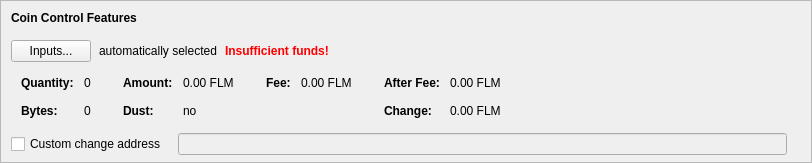
    <widget class="QFrame" name="frameCoinControl">
     <property name="sizePolicy">
      <sizepolicy hsizetype="Expanding" vsizetype="Expanding">
       <horstretch>0</horstretch>
       <verstretch>0</verstretch>
      </sizepolicy>
     </property>
     <property name="maximumSize">
      <size>
       <width>16777215</width>
       <height>16777215</height>
      </size>
     </property>
     <property name="frameShape">
      <enum>QFrame::StyledPanel</enum>
     </property>
     <property name="frameShadow">
      <enum>QFrame::Sunken</enum>
     </property>
     <layout class="QVBoxLayout" name="verticalLayoutCoinControl2">
      <property name="spacing">
       <number>0</number>
      </property>
      <property name="leftMargin">
       <number>0</number>
      </property>
      <property name="topMargin">
       <number>0</number>
      </property>
      <property name="rightMargin">
       <number>0</number>
      </property>
      <property name="bottomMargin">
       <number>6</number>
      </property>
      <item>
       <layout class="QVBoxLayout" name="verticalLayoutCoinControl" stretch="0,0,0,0,1">
        <property name="spacing">
         <number>0</number>
        </property>
        <property name="leftMargin">
         <number>10</number>
        </property>
        <property name="topMargin">
         <number>10</number>
        </property>
        <item>
         <layout class="QHBoxLayout" name="horizontalLayoutCoinControl1">
          <property name="bottomMargin">
           <number>15</number>
          </property>
          <item>
           <widget class="QLabel" name="labelCoinControlFeatures">
            <property name="sizePolicy">
             <sizepolicy hsizetype="Preferred" vsizetype="Maximum">
              <horstretch>0</horstretch>
              <verstretch>0</verstretch>
             </sizepolicy>
            </property>
            <property name="font">
             <font>
              <weight>75</weight>
              <bold>true</bold>
             </font>
            </property>
            <property name="styleSheet">
             <string notr="true">font-weight:bold;</string>
            </property>
            <property name="text">
             <string>Coin Control Features</string>
            </property>
           </widget>
          </item>
         </layout>
        </item>
        <item>
         <layout class="QHBoxLayout" name="horizontalLayoutCoinControl2" stretch="0,0,0,0">
          <property name="spacing">
           <number>8</number>
          </property>
          <property name="bottomMargin">
           <number>10</number>
          </property>
          <item>
           <widget class="QPushButton" name="pushButtonCoinControl">
            <property name="styleSheet">
             <string notr="true"/>
            </property>
            <property name="text">
             <string>Inputs...</string>
            </property>
            <property name="autoDefault">
             <bool>false</bool>
            </property>
           </widget>
          </item>
          <item>
           <widget class="QLabel" name="labelCoinControlAutomaticallySelected">
            <property name="text">
             <string>automatically selected</string>
            </property>
            <property name="margin">
             <number>5</number>
            </property>
           </widget>
          </item>
          <item>
           <widget class="QLabel" name="labelCoinControlInsuffFunds">
            <property name="font">
             <font>
              <weight>75</weight>
              <bold>true</bold>
             </font>
            </property>
            <property name="styleSheet">
             <string notr="true">color:red;font-weight:bold;</string>
            </property>
            <property name="text">
             <string>Insufficient funds!</string>
            </property>
            <property name="margin">
             <number>5</number>
            </property>
           </widget>
          </item>
          <item>
           <spacer name="horizontalSpacerCoinControl">
            <property name="orientation">
             <enum>Qt::Horizontal</enum>
            </property>
            <property name="sizeHint" stdset="0">
             <size>
              <width>40</width>
              <height>1</height>
             </size>
            </property>
           </spacer>
          </item>
         </layout>
        </item>
        <item>
         <widget class="QWidget" name="widgetCoinControl" native="true">
          <property name="sizePolicy">
           <sizepolicy hsizetype="Preferred" vsizetype="Preferred">
            <horstretch>0</horstretch>
            <verstretch>0</verstretch>
           </sizepolicy>
          </property>
          <property name="minimumSize">
           <size>
            <width>0</width>
            <height>0</height>
           </size>
          </property>
          <property name="styleSheet">
           <string notr="true"/>
          </property>
          <layout class="QHBoxLayout" name="horizontalLayoutCoinControl5">
           <property name="leftMargin">
            <number>0</number>
           </property>
           <property name="topMargin">
            <number>0</number>
           </property>
           <property name="rightMargin">
            <number>0</number>
           </property>
           <property name="bottomMargin">
            <number>0</number>
           </property>
           <item>
            <layout class="QHBoxLayout" name="horizontalLayoutCoinControl3" stretch="0,0,0,1">
             <property name="spacing">
              <number>20</number>
             </property>
             <property name="topMargin">
              <number>0</number>
             </property>
             <property name="bottomMargin">
              <number>10</number>
             </property>
             <item>
              <layout class="QFormLayout" name="formLayoutCoinControl1">
               <property name="horizontalSpacing">
                <number>10</number>
               </property>
               <property name="verticalSpacing">
                <number>14</number>
               </property>
               <property name="leftMargin">
                <number>10</number>
               </property>
               <property name="topMargin">
                <number>4</number>
               </property>
               <property name="rightMargin">
                <number>6</number>
               </property>
               <item row="0" column="0">
                <widget class="QLabel" name="labelCoinControlQuantityText">
                 <property name="font">
                  <font>
                   <weight>75</weight>
                   <bold>true</bold>
                  </font>
                 </property>
                 <property name="text">
                  <string>Quantity:</string>
                 </property>
                 <property name="margin">
                  <number>0</number>
                 </property>
                </widget>
               </item>
               <item row="0" column="1">
                <widget class="QLabel" name="labelCoinControlQuantity">
                 <property name="cursor">
                  <cursorShape>IBeamCursor</cursorShape>
                 </property>
                 <property name="contextMenuPolicy">
                  <enum>Qt::ActionsContextMenu</enum>
                 </property>
                 <property name="text">
                  <string notr="true">0</string>
                 </property>
                 <property name="margin">
                  <number>0</number>
                 </property>
                 <property name="textInteractionFlags">
                  <set>Qt::LinksAccessibleByMouse|Qt::TextSelectableByKeyboard|Qt::TextSelectableByMouse</set>
                 </property>
                </widget>
               </item>
               <item row="1" column="0">
                <widget class="QLabel" name="labelCoinControlBytesText">
                 <property name="font">
                  <font>
                   <weight>75</weight>
                   <bold>true</bold>
                  </font>
                 </property>
                 <property name="text">
                  <string>Bytes:</string>
                 </property>
                </widget>
               </item>
               <item row="1" column="1">
                <widget class="QLabel" name="labelCoinControlBytes">
                 <property name="cursor">
                  <cursorShape>IBeamCursor</cursorShape>
                 </property>
                 <property name="contextMenuPolicy">
                  <enum>Qt::ActionsContextMenu</enum>
                 </property>
                 <property name="text">
                  <string notr="true">0</string>
                 </property>
                 <property name="textInteractionFlags">
                  <set>Qt::LinksAccessibleByMouse|Qt::TextSelectableByKeyboard|Qt::TextSelectableByMouse</set>
                 </property>
                </widget>
               </item>
              </layout>
             </item>
             <item>
              <layout class="QFormLayout" name="formLayoutCoinControl2">
               <property name="horizontalSpacing">
                <number>10</number>
               </property>
               <property name="verticalSpacing">
                <number>14</number>
               </property>
               <property name="leftMargin">
                <number>6</number>
               </property>
               <property name="topMargin">
                <number>4</number>
               </property>
               <property name="rightMargin">
                <number>6</number>
               </property>
               <item row="0" column="0">
                <widget class="QLabel" name="labelCoinControlAmountText">
                 <property name="font">
                  <font>
                   <weight>75</weight>
                   <bold>true</bold>
                  </font>
                 </property>
                 <property name="text">
                  <string>Amount:</string>
                 </property>
                 <property name="margin">
                  <number>0</number>
                 </property>
                </widget>
               </item>
               <item row="0" column="1">
                <widget class="QLabel" name="labelCoinControlAmount">
                 <property name="cursor">
                  <cursorShape>IBeamCursor</cursorShape>
                 </property>
                 <property name="contextMenuPolicy">
                  <enum>Qt::ActionsContextMenu</enum>
                 </property>
                 <property name="text">
                  <string notr="true">0.00 FLM</string>
                 </property>
                 <property name="textInteractionFlags">
                  <set>Qt::LinksAccessibleByMouse|Qt::TextSelectableByKeyboard|Qt::TextSelectableByMouse</set>
                 </property>
                </widget>
               </item>
               <item row="1" column="0">
                <widget class="QLabel" name="labelCoinControlLowOutputText">
                 <property name="font">
                  <font>
                   <weight>75</weight>
                   <bold>true</bold>
                  </font>
                 </property>
                 <property name="text">
                  <string>Dust:</string>
                 </property>
                </widget>
               </item>
               <item row="1" column="1">
                <widget class="QLabel" name="labelCoinControlLowOutput">
                 <property name="cursor">
                  <cursorShape>IBeamCursor</cursorShape>
                 </property>
                 <property name="contextMenuPolicy">
                  <enum>Qt::ActionsContextMenu</enum>
                 </property>
                 <property name="text">
                  <string notr="true">no</string>
                 </property>
                 <property name="textInteractionFlags">
                  <set>Qt::LinksAccessibleByMouse|Qt::TextSelectableByKeyboard|Qt::TextSelectableByMouse</set>
                 </property>
                </widget>
               </item>
              </layout>
             </item>
             <item>
              <layout class="QFormLayout" name="formLayoutCoinControl3">
               <property name="horizontalSpacing">
                <number>10</number>
               </property>
               <property name="verticalSpacing">
                <number>14</number>
               </property>
               <property name="leftMargin">
                <number>6</number>
               </property>
               <property name="topMargin">
                <number>4</number>
               </property>
               <property name="rightMargin">
                <number>6</number>
               </property>
               <item row="0" column="0">
                <widget class="QLabel" name="labelCoinControlFeeText">
                 <property name="font">
                  <font>
                   <weight>75</weight>
                   <bold>true</bold>
                  </font>
                 </property>
                 <property name="text">
                  <string>Fee:</string>
                 </property>
                 <property name="margin">
                  <number>0</number>
                 </property>
                </widget>
               </item>
               <item row="0" column="1">
                <widget class="QLabel" name="labelCoinControlFee">
                 <property name="cursor">
                  <cursorShape>IBeamCursor</cursorShape>
                 </property>
                 <property name="contextMenuPolicy">
                  <enum>Qt::ActionsContextMenu</enum>
                 </property>
                 <property name="text">
                  <string notr="true">0.00 FLM</string>
                 </property>
                 <property name="textInteractionFlags">
                  <set>Qt::LinksAccessibleByMouse|Qt::TextSelectableByKeyboard|Qt::TextSelectableByMouse</set>
                 </property>
                </widget>
               </item>
             </layout>
             </item>
             <item>
              <layout class="QFormLayout" name="formLayoutCoinControl4">
               <property name="horizontalSpacing">
                <number>10</number>
               </property>
               <property name="verticalSpacing">
                <number>14</number>
               </property>
               <property name="leftMargin">
                <number>6</number>
               </property>
               <property name="topMargin">
                <number>4</number>
               </property>
               <property name="rightMargin">
                <number>6</number>
               </property>
               <item row="0" column="0">
                <widget class="QLabel" name="labelCoinControlAfterFeeText">
                 <property name="font">
                  <font>
                   <weight>75</weight>
                   <bold>true</bold>
                  </font>
                 </property>
                 <property name="text">
                  <string>After Fee:</string>
                 </property>
                 <property name="margin">
                  <number>0</number>
                 </property>
                </widget>
               </item>
               <item row="0" column="1">
                <widget class="QLabel" name="labelCoinControlAfterFee">
                 <property name="cursor">
                  <cursorShape>IBeamCursor</cursorShape>
                 </property>
                 <property name="contextMenuPolicy">
                  <enum>Qt::ActionsContextMenu</enum>
                 </property>
                 <property name="text">
                  <string notr="true">0.00 FLM</string>
                 </property>
                 <property name="textInteractionFlags">
                  <set>Qt::LinksAccessibleByMouse|Qt::TextSelectableByKeyboard|Qt::TextSelectableByMouse</set>
                 </property>
                </widget>
               </item>
               <item row="1" column="0">
                <widget class="QLabel" name="labelCoinControlChangeText">
                 <property name="font">
                  <font>
                   <weight>75</weight>
                   <bold>true</bold>
                  </font>
                 </property>
                 <property name="text">
                  <string>Change:</string>
                 </property>
                </widget>
               </item>
               <item row="1" column="1">
                <widget class="QLabel" name="labelCoinControlChange">
                 <property name="cursor">
                  <cursorShape>IBeamCursor</cursorShape>
                 </property>
                 <property name="contextMenuPolicy">
                  <enum>Qt::ActionsContextMenu</enum>
                 </property>
                 <property name="text">
                  <string notr="true">0.00 FLM</string>
                 </property>
                 <property name="textInteractionFlags">
                  <set>Qt::LinksAccessibleByMouse|Qt::TextSelectableByKeyboard|Qt::TextSelectableByMouse</set>
                 </property>
                </widget>
               </item>
              </layout>
             </item>
            </layout>
           </item>
          </layout>
         </widget>
        </item>
        <item>
         <layout class="QHBoxLayout" name="horizontalLayoutCoinControl4" stretch="0,0,0">
          <property name="spacing">
           <number>12</number>
          </property>
          <property name="sizeConstraint">
           <enum>QLayout::SetDefaultConstraint</enum>
          </property>
          <property name="topMargin">
           <number>5</number>
          </property>
          <property name="rightMargin">
           <number>5</number>
          </property>
          <item>
           <widget class="QCheckBox" name="checkBoxCoinControlChange">
            <property name="toolTip">
             <string>If this is activated, but the change address is empty or invalid, change will be sent to a newly generated address.</string>
            </property>
            <property name="text">
             <string>Custom change address</string>
            </property>
           </widget>
          </item>
          <item>
           <widget class="QValidatedLineEdit" name="lineEditCoinControlChange">
            <property name="enabled">
             <bool>false</bool>
            </property>
            <property name="sizePolicy">
             <sizepolicy hsizetype="Expanding" vsizetype="Fixed">
              <horstretch>0</horstretch>
              <verstretch>0</verstretch>
             </sizepolicy>
            </property>
           </widget>
          </item>
          <item>
           <widget class="QLabel" name="labelCoinControlChangeLabel">
            <property name="sizePolicy">
             <sizepolicy hsizetype="Preferred" vsizetype="Expanding">
              <horstretch>0</horstretch>
              <verstretch>0</verstretch>
             </sizepolicy>
            </property>
            <property name="minimumSize">
             <size>
              <width>0</width>
              <height>0</height>
             </size>
            </property>
            <property name="text">
             <string/>
            </property>
            <property name="margin">
             <number>3</number>
            </property>
           </widget>
          </item>
         </layout>
        </item>
        <item>
         <spacer name="verticalSpacerCoinControl">
          <property name="orientation">
           <enum>Qt::Vertical</enum>
          </property>
          <property name="sizeHint" stdset="0">
           <size>
            <width>800</width>
            <height>1</height>
           </size>
          </property>
         </spacer>
        </item>
       </layout>
      </item>
     </layout>
    </widget>
